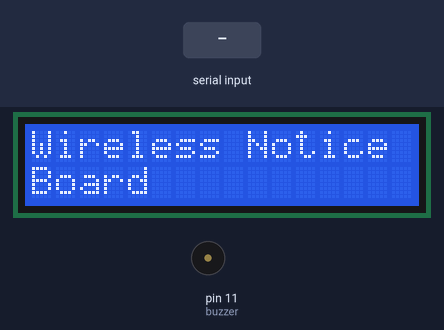
Simulated run of this sketch. Board: Arduino Uno, built with avr-gcc and run on an emulated ATmega328P. Parts: 16×2 character LCD, buzzer (waves = sounding). Inputs (shaded band) come from the test bench. What the sketch prints to the serial monitor is not drawn.

Above: at 0.7 s.
3.9 s: "1" received over the second serial link
At 7.3 s:
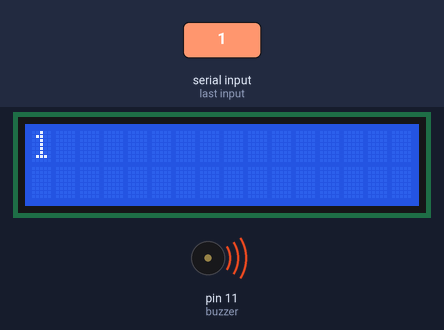
At 10.4 s:
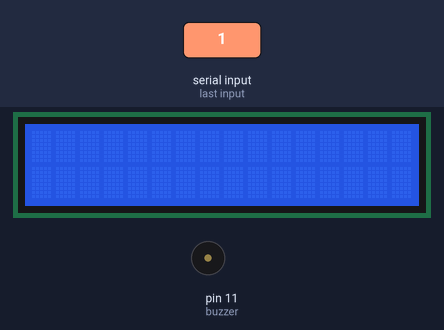
Timing chart, 0 to 11.9 s (numbered marks = the images above; inputs shaded):
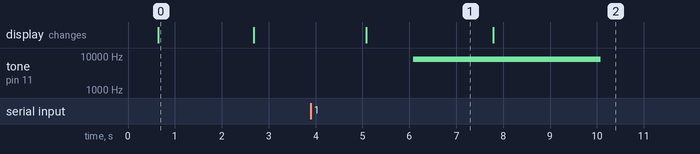

Measured:
- after the input at 3.9 s, tone on pin 11 (buzzer): silent → 8000 Hz after 2.2 s, → silent 4.0 s later; the display: changes after 1.2 s (image 1)
- what the display in image 0 shows lasts 2.1 s, from 0.6 s to 2.7 s
- what the display in image 1 shows lasts 2.7 s, from 5.1 s to 7.8 s

The sketch:

y.ino
```cpp
#include <LiquidCrystal_I2C.h>
#include <SoftwareSerial.h>
int buzzer=11;
int temp=0;
LiquidCrystal_I2C lcd(0x3F, 16, 2);
String  Grsp;
SoftwareSerial gsm(8,9); // RX, TX

void setup() {
  Serial.begin(9600);
  gsm.begin(9600);
  lcd.begin(16, 2);
  lcd.init();
  lcd.backlight();
    lcd.print("Wireless Notice");
      delay(500);
      lcd.setCursor(0,1);
      lcd.print("Board");
      delay(2000);
      lcd.clear();
    pinMode(buzzer,OUTPUT);
  gsm.print("AT"); //checking

  gsm.print("AT+CMGF=1");  //Set to Text mode
  gsm.print("AT+CNMI=2,2,0,0,0"); //Set to notification for new message, New message indication

}

void loop() {
  if(gsm.available()) {
    //Check if GSM Send any data
    Grsp = gsm.readString(); //Read data received from SIM800L GSM Module

      Serial.print(Grsp);

         lcd.clear();
        lcd.setCursor(0,0);
        lcd.print(Grsp); //Print string which received from GSM (sms, sender, sms index, receive time, etc)
        delay(1000);
        if(Grsp)
        {
           tone(buzzer, 8000, 4000);
          }
         else{
           noTone(buzzer);
          }
          delay(1000);

    }

              delay(700);

           lcd.scrollDisplayLeft();

}
```

Source omitted: icons.c (data table, 53161 bytes)
